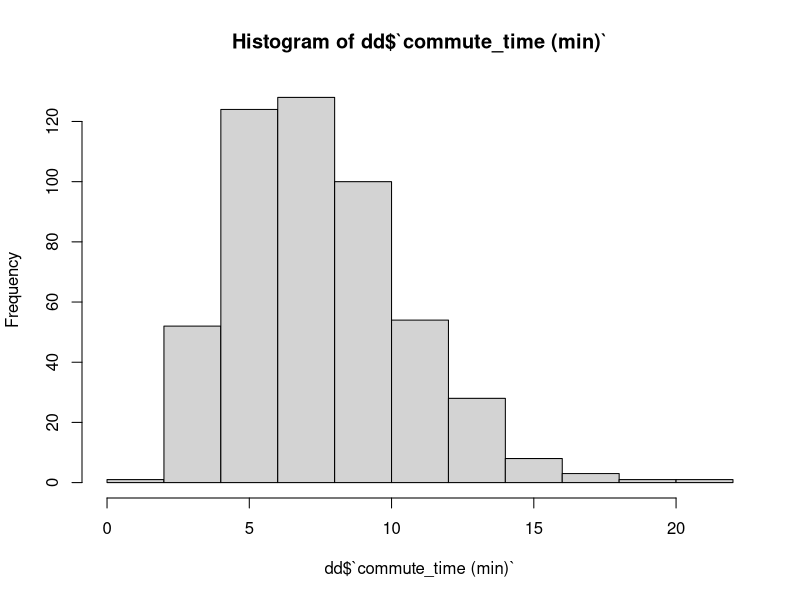
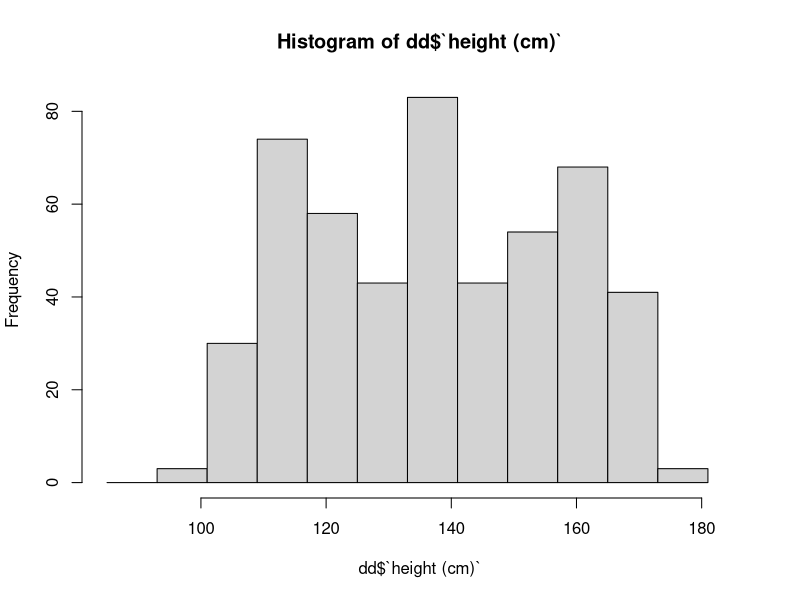
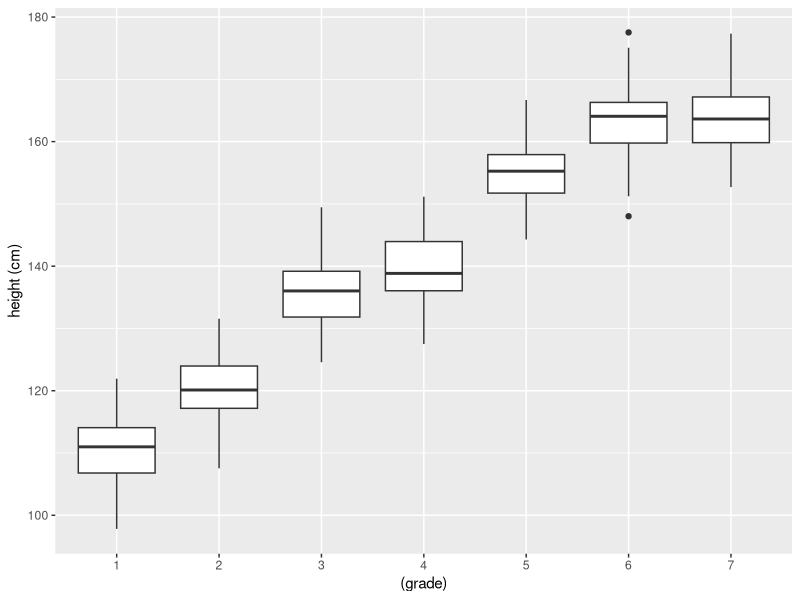
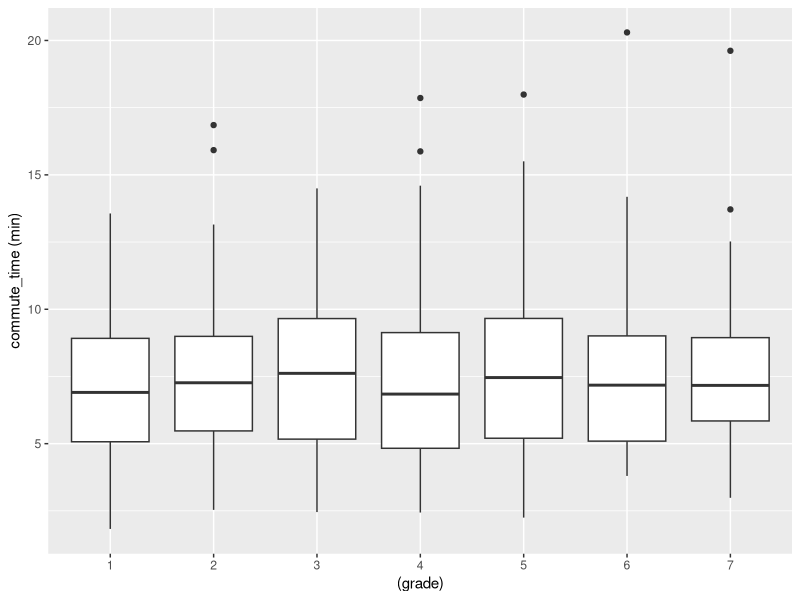
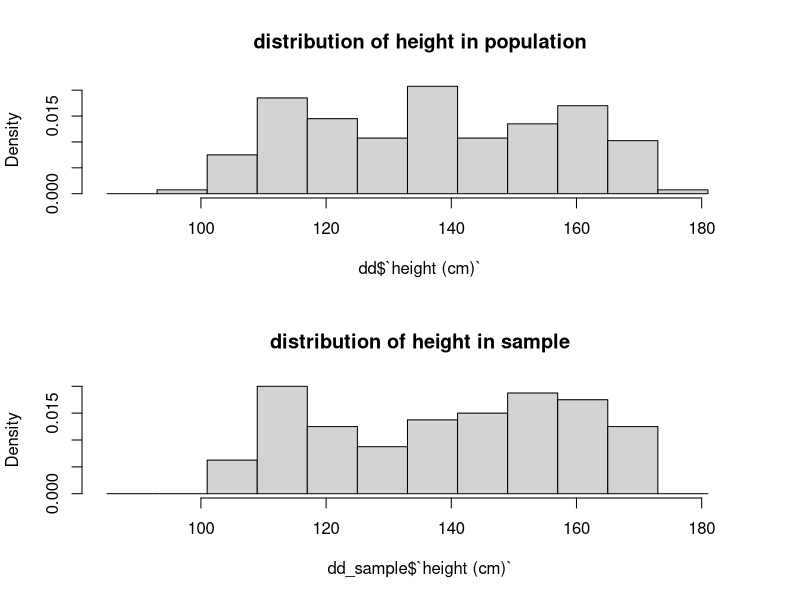
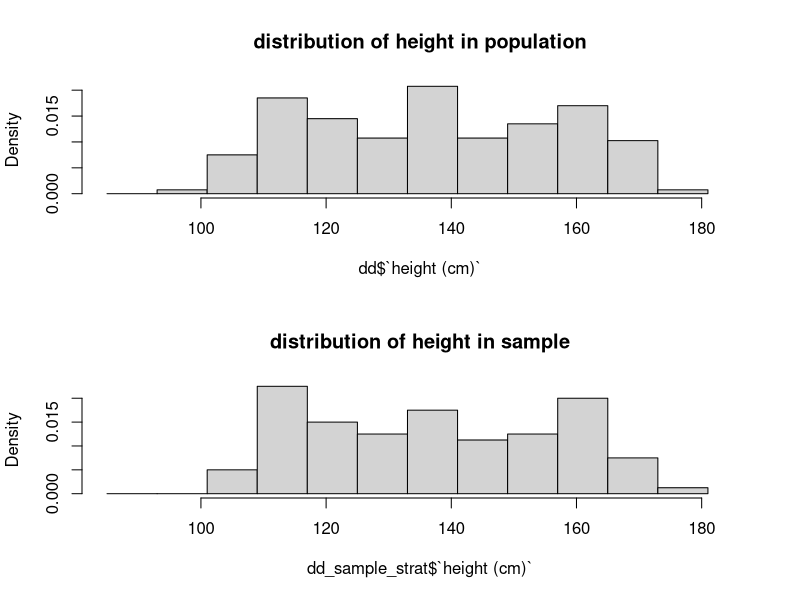
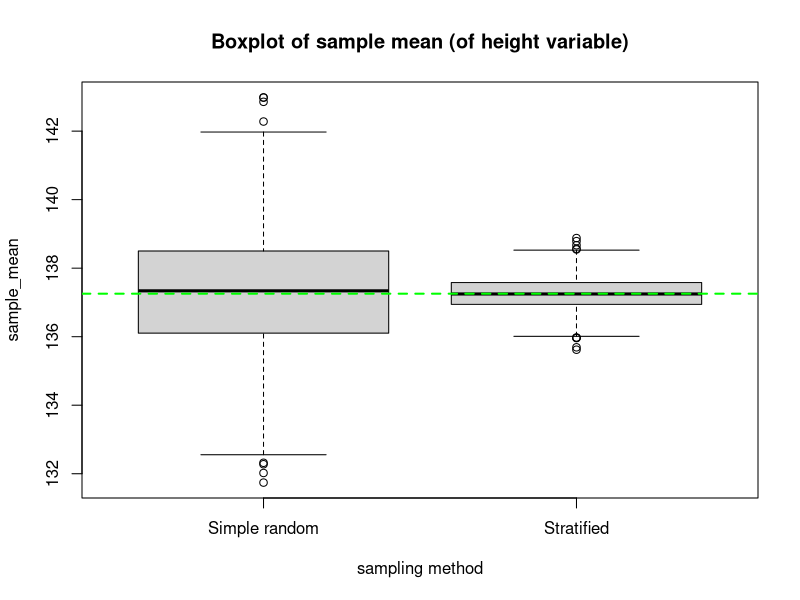
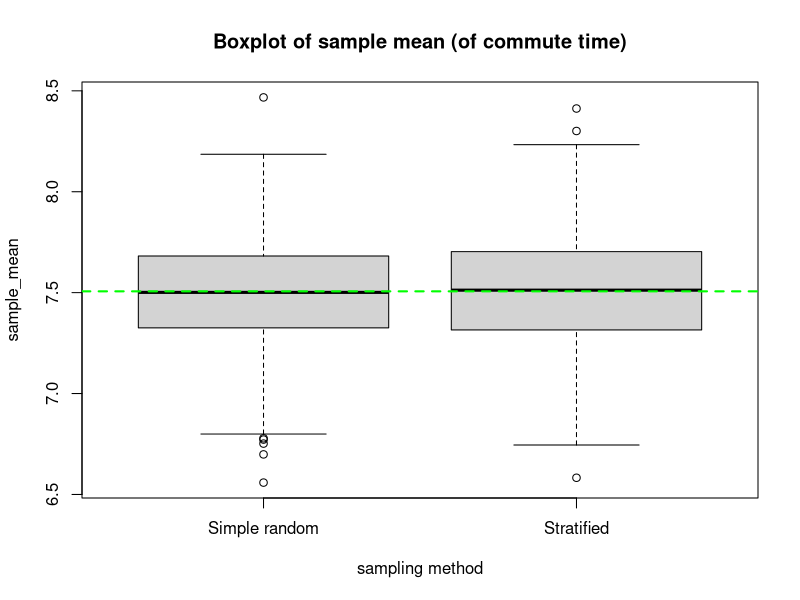

The R source for these figures, in order:
####################
# chapter 09- demonstrating sampling variability 
# that result from different sampling methods
###################
library(tidyverse)

##############
### generate a population (of elementary school kids)
############
set.seed(100)
mean_height <- c(110, 120, 134, 140, 155, 163, 165)
#plot(mean_height)
prop_grade <- c(0.18, 0.18, 0.14, 0.16, 0.14, 0.1, 0.1)
(N <- sum(round(prop_grade*500)))
dd <- tibble(ID = 1:N, grade = (rep(1:7, times= rep(N*prop_grade))),
             `commute_time (min)`=rgamma(N, 6, 0.8))
dd <- mutate(dd, `height (cm)` = mean_height[grade]+rnorm(N,sd=5), grade = as_factor(grade))

#### plotting population distribution
par(mfrow=c(1,1))
(hist_commute <- hist(dd$`commute_time (min)`))
(hist_height <- hist(dd$`height (cm)`,breaks=seq(85,185, by=8), xlim=c(85, 185)))
(boxplot_height <- ggplot(dd, aes(y=`height (cm)`, x=(grade)))+ geom_boxplot())
(boxplot_commute <- ggplot(dd, aes(y=`commute_time (min)`, x=(grade)))+ geom_boxplot())

##############
# set some sampling parameters (sample size, etc)
##############
n = 100
B=1e3 # number of repeats

################################
#### simple random sampling
################################
# repeat the following 4 lines of code if you want to visualize the histogram
# of a new simple random sample.
dd_sample <- sample_n(dd, size=sum(round(prop_grade*n)))
par(mfrow=c(2,1))
hist(dd$`height (cm)`, freq=F, breaks=seq(85,185, by=8), xlim=c(85, 185), main="distribution of height in population")
hist(dd_sample$`height (cm)`, freq=F, breaks=seq(85,185, by=8), xlim=c(85, 185), main="distribution of height in sample")

#repeated SR sampling, calculate sample average each time.
ybar_height <- rep(NULL, B)
ybar_commute <- rep(NULL, B)
for(j in 1:B){
  dd_sample <- sample_n(dd, size=sum(round(prop_grade*n)))
  ybar_height[j] <- mean(dd_sample$`height (cm)`)
  ybar_commute[j] <- mean(dd_sample$`commute_time (min)`)
}

#########################
### stratified sampling
#########################
# repeat the following 9 lines of code if you want to visualize the histogram
# of a new stratified sample.
dd_sample_strat <- tibble()
for(i in 1:7){
  dd_sample_strat <-rbind(dd_sample_strat, dd |> 
                            filter(grade == i) |> 
                            sample_n(size=round(prop_grade[i]*n)))
}
par(mfrow=c(2,1))
hist(dd$`height (cm)`, freq=F, breaks=seq(85,185, by=8), xlim=c(85, 185), main="distribution of height in population")
hist(dd_sample_strat$`height (cm)`, freq=F, breaks=seq(85,185, by=8), xlim=c(85, 185), main="distribution of height in sample")


### repeated stratified sampling, calculating sample mean each time.
ybar_height_strat = rep(NULL, B)
ybar_commute_strat = rep(NULL, B)

for(j in 1:B){
  dd_sample_strat <- tibble()
  for(i in 1:7){
    dd_sample_strat <-rbind(dd_sample_strat, dd |> 
                              filter(grade == i) |> 
                              sample_n(size=round(prop_grade[i]*n)))
  }
  ybar_height_strat[j] <- mean(dd_sample_strat$`height (cm)`)
  ybar_commute_strat[j] <- mean(dd_sample_strat$`commute_time (min)`)

}


################################
### boxplot of sampling distribution of sample mean (of height)
par(mfrow=c(1,1))
mean_height_repeated <- tibble(sample_mean = c(ybar_height, ybar_height_strat), 
       type=rep(c("Simple random", "Stratified"), each=B))
boxplot(sample_mean~type, mean_height_repeated, main="Boxplot of sample mean (of height variable)", xlab="sampling method")
abline(h= mean(dd$`height (cm)`), col="green", lty=2, lwd=2)#overlay a line indicating population mean height

### boxplot of sampling distribution of sample mean (of commute time)
mean_commute_repeated <- tibble(sample_mean = c(ybar_commute, ybar_commute_strat), 
                                type=rep(c("Simple random", "Stratified"), each=B))
boxplot(sample_mean~type, mean_commute_repeated, main="Boxplot of sample mean (of commute time)", xlab="sampling method")
abline(h= mean(dd$`commute_time (min)`), col="green", lty=2, lwd=2)#overlay a line indicating population mean commute time


